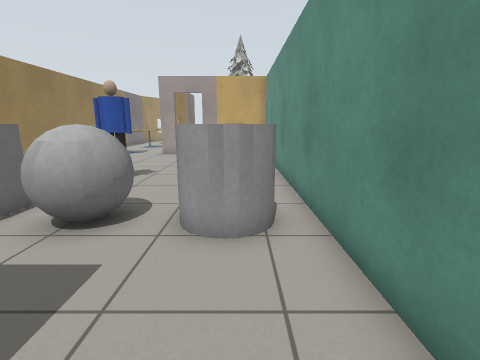
[1] (above)

17 first-person views from a walk through a Gazebo world. The camera is 1 m above the floor, tilts 12° down and sees 85° across. Floor lines are 1 m apart. The floor is counted in squares, 0.5 m on a side. Each view is taken from the middle of a square. On the plan, view 1 faces up. The plan holds only what a view shows up to about 16 squares ahead; the rest is blank. Gazebo's built-in surfaces are drawn with simple patterns. Simple shapes stand in for some stock models.

[2]
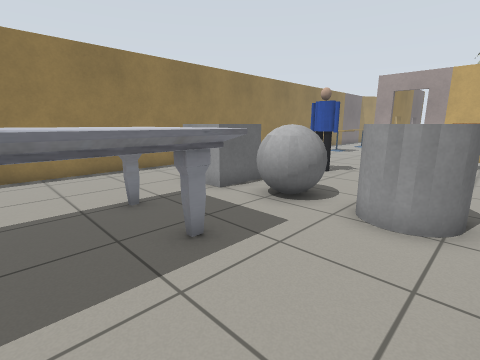

[3]
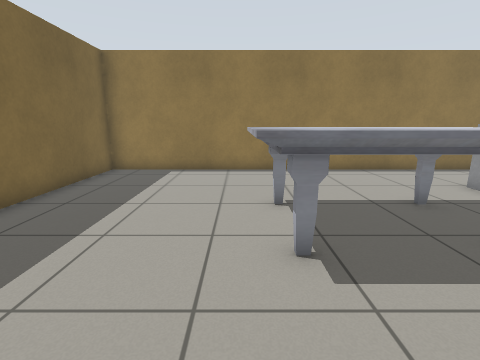

[4]
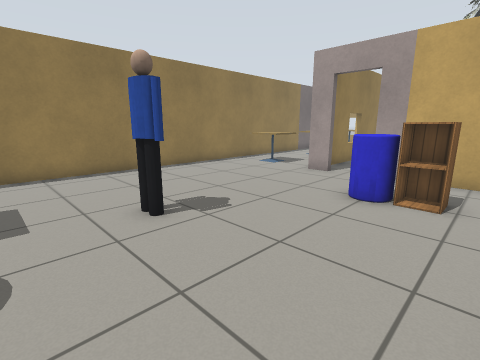

[5]
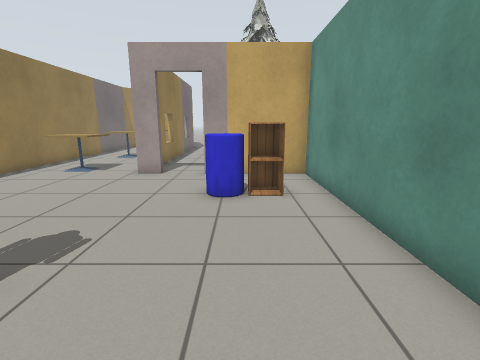

[6]
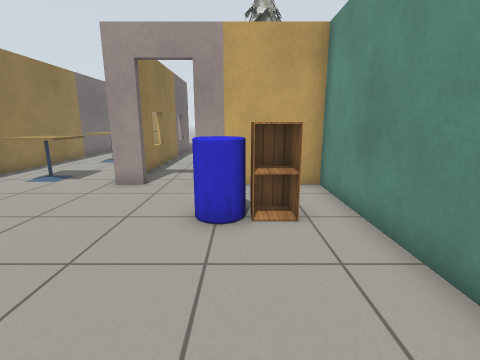

[7]
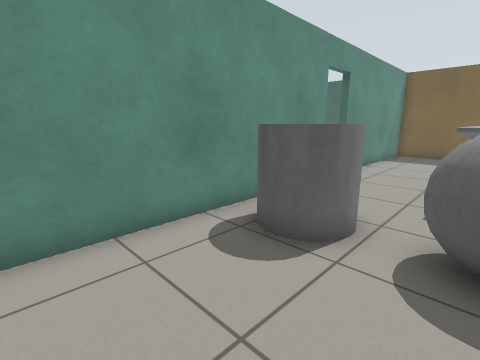

[8]
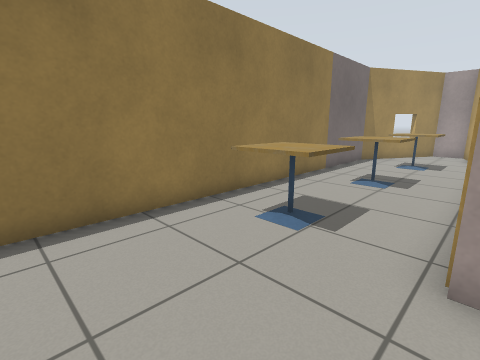

[9]
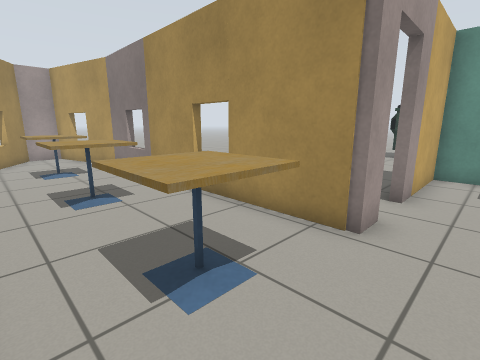

[10]
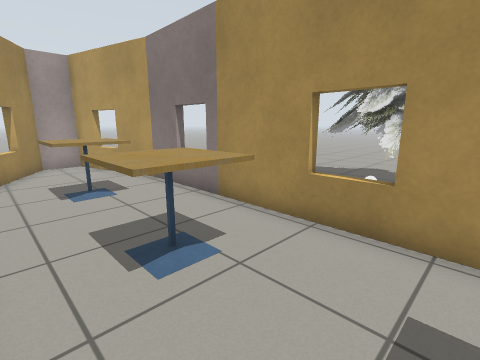

[11]
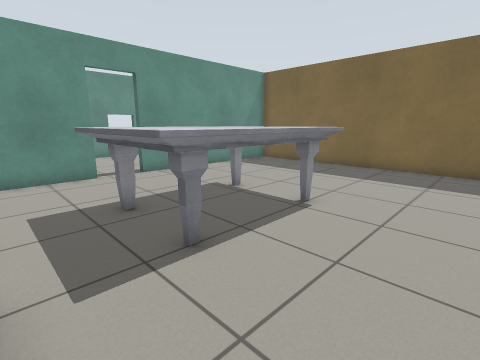

[12]
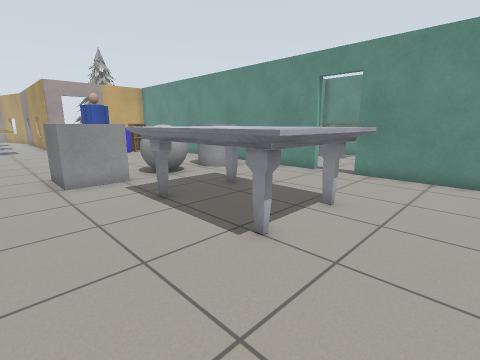

[13]
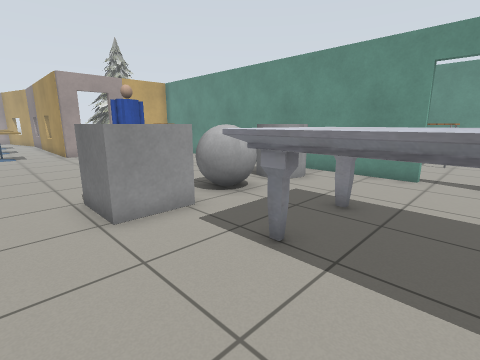

[14]
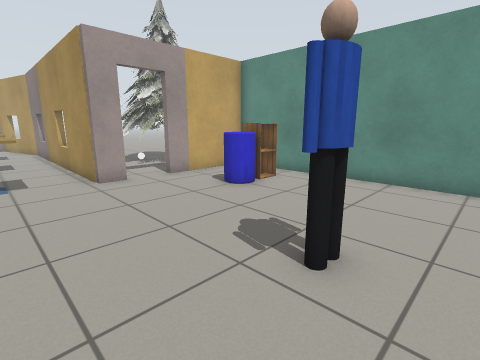

[15]
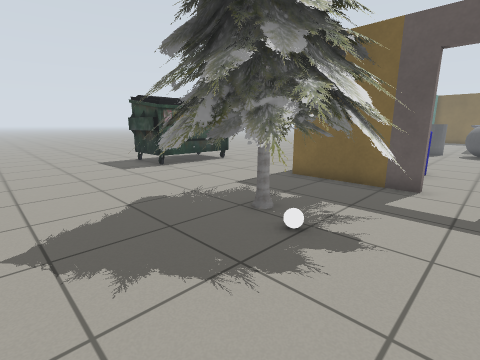

[16]
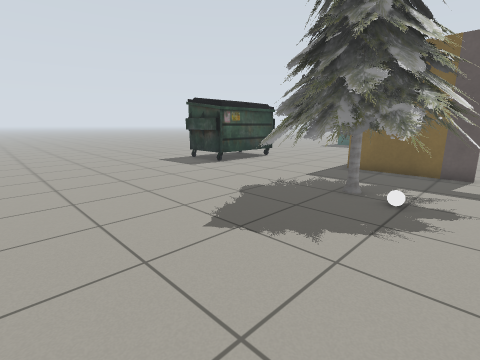

[17]
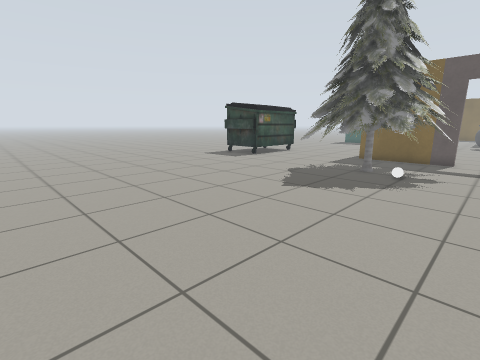

### Floor plan
Key: @ floor where view 1 was taken; # wall or solid block; . floor; D open door; = window, fence, low wall or low ledge; P person; C cabinet; T marble table; I pine tree; A cafe table; U dumpster; B white ball; O other object.
Columns run from 11 left of view 1 to 12 right of it. Each row starts with its distance up from view 1.
 34   #### . ...........
 33   #..#  ................
 32  =#..= .................
 31  #...##.................
 30 ##....#.................
 29 #.AAA.#.................
 28 #.AAA.#.................
 27 #.....=.................
 26 #.....#.................
 25 #.....#...III...........
 24 #.AAA.#..IIIII..........
 23 #.AAA.#.IIBIIII.........
 22 #.....=.IIIIIII.........
 21 #.....#.IIII II....UUU..
 20 #.....#..IIIII.....UUU.
 19 #.AAA.#...   ......U
 18 #.AAA.#DD#####.....U
 17 #............#.....U
 16 #............#.....U
 15 #........OCC.#...
 14 #.........CC.#
 13 #............#
 12 #............#
 11 #............#
 10 #.....PP.....#
  9 #............#
  8 #............#
  7 #............#
  6 #...OO.OO.OO.#
  5 #...OO.OO.OO.#
  4 #............#
  3 #............#
  2 #....TTTTT...#    OO
  1 #....TTTTT...D....O #
  0 #....TTTTT.@.D..... #
 -1 #....TTTTT...#......#
 -2 #....TTTTT...# ..   #
 -3 #....TTTT....#
 -4 #............#
 -5 #............#
 -6 #............#
 -7 #............#
 -8 #............#
 -9 ##############

Positions as (right, up) in squares from view 1, and headings:
1: (0, 0), facing up
2: (1, -1), facing up-left
3: (1, -3), facing left
4: (1, 7), facing up-left
5: (-1, 7), facing up
6: (-1, 9), facing up
7: (-3, 10), facing down-right
8: (-5, 14), facing up-left
9: (-10, 16), facing up-right
10: (-10, 20), facing up-right
11: (-9, 4), facing down-right
12: (-9, -5), facing up-right
13: (-9, -1), facing up-right
14: (-8, 8), facing up-right
15: (-4, 27), facing down-right
16: (-3, 30), facing down-right
17: (-4, 34), facing down-right
